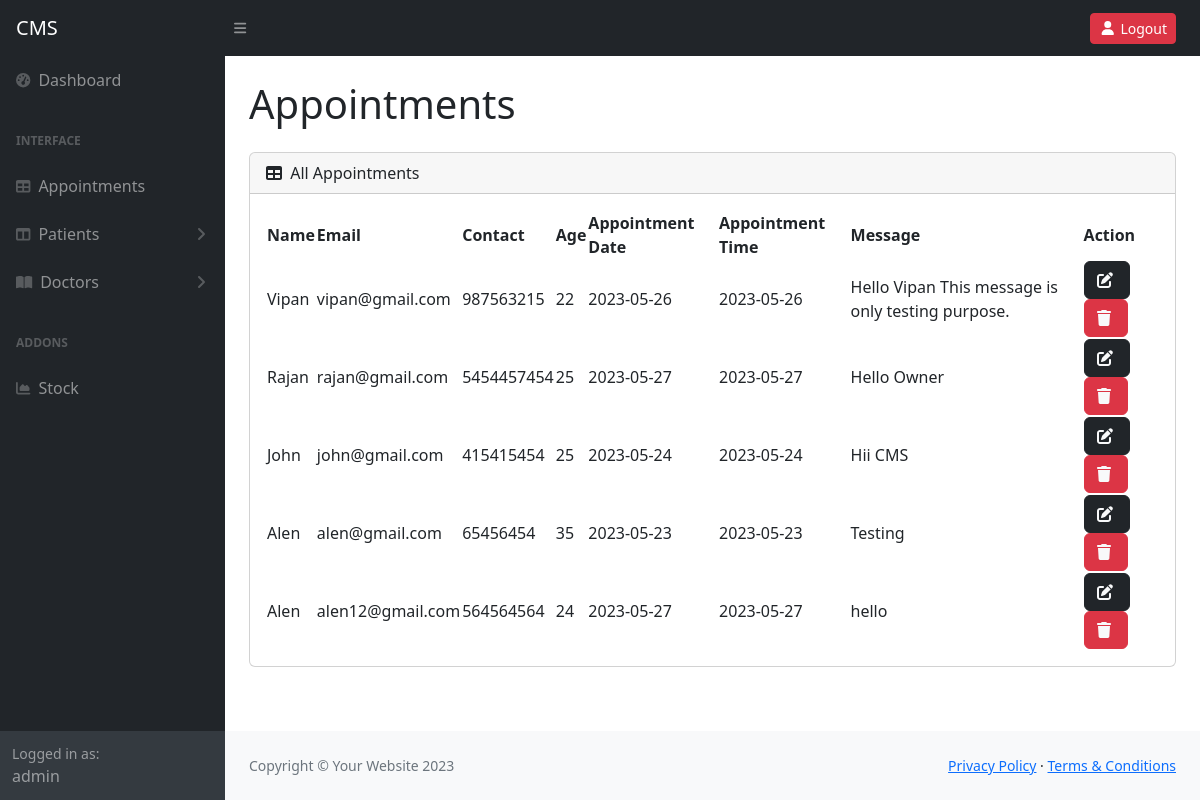
Screenshot of /index.php/admin/appointment with the database file from the repository.
### tables this page shows
CREATE TABLE `appointments` (
  `appointment_id` int(5) NOT NULL,
  `name` varchar(150) NOT NULL,
  `email` varchar(150) NOT NULL,
  `contact` varchar(150) NOT NULL,
  `age` varchar(150) NOT NULL,
  `appointment_date` varchar(150) NOT NULL,
  `appointment_time` varchar(150) NOT NULL,
  `message` text NOT NULL
);

### application/controllers/Admin.php (called while the page is built, shortened)
<?php
	 class Admin extends CI_Controller{
	 	public function appointment(){
	 		$this->load->model('Appointment_model');
	 		$appointments = $this->Appointment_model->appointment();
	 		$data = array();
			$data['appointments'] = $appointments;
			$this->load->view('Admin/appointment',$data);
		}
	 }
?>

### index.php (called while the page is built, shortened)
<?php
require_once BASEPATH.'core/CodeIgniter.php';

### application/models/Appointment_model.php (called while the page is built, shortened)
<?php
	class Appointment_model extends CI_model{
		function appointment(){
			$appointments= $this->db->get('appointments')->result_array();
			return $appointments;
		}
	}
?>

### application/views/Admin/appointment.php (the view, shortened to what this page needs)
<div id="layoutSidenav_content">
    <main>
        <div class="container-fluid px-4">
            <h1 class="my-4">Appointments</h1>
            <div class="card mb-4">
                <div class="card-header">
                    <i class="fas fa-table me-1"></i>
                    All Appointments
                </div>
                <div class="card-body">
                    <table id="datatablesSimple">
                        <thead>
                            <tr>
                                <th>Name</th>
                                <th>Email</th>
                                <th>Contact</th>
                                <th>Age</th>
                                <th>Appointment Date</th>
                                <th>Appointment Time</th>
                                <th>Message</th>
                                <th>Action</th>
                            </tr>
                        </thead>
                        <tbody>
                            <?php if(!empty($appointments)){
                        foreach ($appointments as $appointment){
                        ?>
                            <tr>
                                <td><?php echo $appointment['name']; ?></td>
                                <td><?php echo $appointment['email']; ?></td>
                                <td><?php echo $appointment['contact']; ?></td>
                                <td><?php echo $appointment['age']; ?></td>
                                <td><?php echo $appointment['appointment_date']; ?></td>
                                <td><?php echo $appointment['appointment_date']; ?></td>
                                <td><?php echo $appointment['message']; ?></td>
                                <td>
                    <a href="#" class="text-light btn btn-dark"><i class="fas fa-edit me-1"></i></a>
                    <a onclick="return confirm('Are you sure to delete this?')" href="#" class="text-light btn btn-danger"><i class="fas fa-trash me-1"></i></a>
                </td>
                            </tr>
                            <?php }
                        } else{
                    ?>
                     <tr>
                        <td colspan="5">Records Not Found!</td>
                    </tr>
                    <?php
                        }
                    ?>
                        </tbody>
                    </table>
                </div>
            </div>
        </div>
    </main>

### rows the page displays
appointments: name "Vipan", email "vipan@gmail.com", contact "987563215", age "22", appointment_date "2023-05-26", message "Hello Vipan This message is only testing purpose."
appointments: name "Rajan", email "rajan@gmail.com", contact "5454457454", age "25", appointment_date "2023-05-27", message "Hello Owner"
appointments: name "John", email "john@gmail.com", contact "415415454", age "25", appointment_date "2023-05-24", message "Hii CMS"
appointments: name "Alen", email "alen@gmail.com", contact "65456454", age "35", appointment_date "2023-05-23", message "Testing"
appointments: name "Alen", email "alen12@gmail.com", contact "564564564", age "24", appointment_date "2023-05-27", message "hello"
